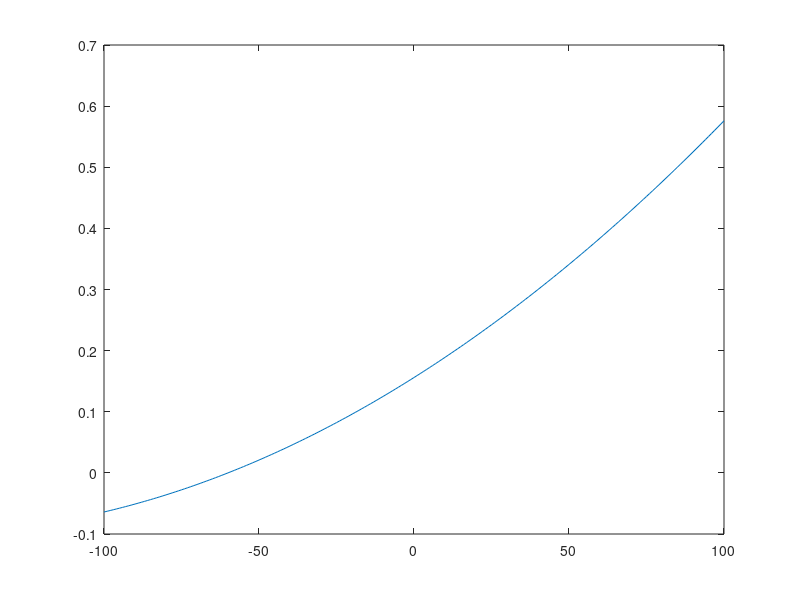

MATLAB code for this plot:
% a = 4.2857e-04
% b = -0.0464
% c = 2.1500
%
% a =  -6.6667e-05
% b =   0.0230
% c =  -0.4833

a = 1.0000e-05
b = 0.0040
c = 0.3000

%new data
% hr        bf
% 69.7205   0.7229    ???
% 97.9880   0.9096


lhr = 40

hr = -100:100;
plot(hr, a*(hr-lhr).^2 + b*(hr-lhr) + c)

plot(hr, 0.00001*(hr-lhr).^2 + 0.004*(hr-lhr) + 0.3)




amp=0.5;
fs=20500  % sampling frequency
duration=0.1;
freq=800;
values=0:1/fs:duration;
a=amp*sin(2*pi* freq*values);
sound(a);

amp=0.5;
fs=20500  % sampling frequency
duration=0.1;
freq=400;
values=0:1/fs:duration;
a=amp*sin(2*pi* freq*values);
sound(a);


amp=1;
duration=0.5;
fs=20500  % sampling frequency
freq=800;
values=0:1/fs:duration;
a=amp*sin(2*pi* freq*values);
sound(a);

pause(100)

freq=1200;
values=0:1/fs:duration;
a=amp*sin(2*pi* freq*values);
sound(a);